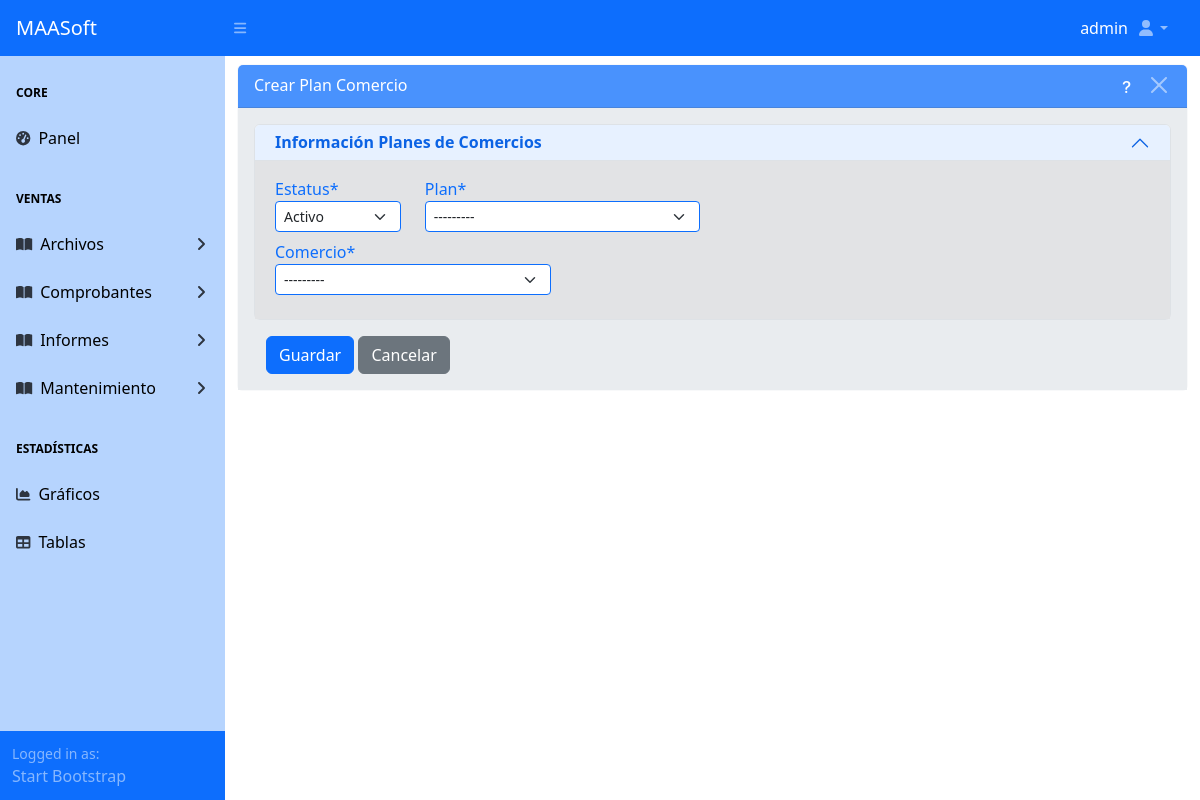
Screenshot of /maestros/plancomercio/nueva/ (signed in) with the database file from the repository.
### apps/usuarios/models.py (models this page shows)
class User(AbstractUser):
  email = models.EmailField("Correo electrónico")
  email_alt = models.EmailField("Correo alternativo", max_length=50,
                               null=True, blank=True)
  telefono = models.CharField("Teléfono", max_length=9,
                             null=True, blank=True)
  iniciales = models.CharField("Iniciales", max_length=3,
                             null=True, blank=True)
  jerarquia = models.CharField("Jerarquía", max_length=1,
                             null=True, blank=True)
  vendedor = models.BooleanField(default=False, null=True, blank=True)

### apps/maestros/models/base_models.py (models this page shows)
class Plan(ModeloBaseGenerico):
    id_plan = models.AutoField(primary_key=True)
    estatus_plan = models.BooleanField("Estatus", db_column="estatus",
                                       default=True, choices=ESTATUS_GEN)
    nombre_plan = models.CharField("Nombre", max_length=30, db_column="nombre")
    cuotas_plan = models.IntegerField("Cuotas*", db_column="cuotas")
    interes_plan = models.DecimalField("Interes(%)", db_column="interes", max_digits=5, decimal_places=2,
								validators=[MinValueValidator(0),
											MaxValueValidator(100.00)])
    costo_financiero_plan = models.DecimalField("Costo Financiero(%)", db_column="costo_financiero", max_digits=5, decimal_places=2,
								validators=[MinValueValidator(0),
											MaxValueValidator(100.00)])
    vencimiento_plan = models.DateField(db_column="vencimiento")
    def __str__(self):
        return self.nombre_plan
    class Meta:
        db_table = 'plan'
        verbose_name = ('Plan de Financiacion')
        verbose_name_plural = ('Planes de Financiacion')
        ordering = ['nombre_plan']

### apps/maestros/models/comercio_models.py (models this page shows)
class Comercio(ModeloBaseGenerico):
    id_comercio = models.AutoField(primary_key=True)
    estatus_comercio = models.BooleanField("Estatus*", db_column="estatus", default=True, choices=ESTATUS_GEN)
    codigo_comercio = models.IntegerField("Codigo*", db_column="codigo")
    pin = models.IntegerField()
    razon_social_comercio = models.CharField("Razon Social*", db_column="razon_social", max_length=40)
    nombre_titular = models.CharField("Titular*", db_column="titular", max_length=40)
    domicilio_comercio = models.CharField("Domicilio", db_column="domicilio", max_length=40)
    id_localidad_comercio = models.ForeignKey(Localidad, on_delete=models.PROTECT,
                                              verbose_name="Localidad*", db_column="id_localidad")
    id_provincia_comercio = models.ForeignKey(Provincia, on_delete=models.PROTECT,
                                              verbose_name="Provincia*", db_column="id_provincia")
    telefono_comercio = models.CharField("Telefono", db_column="telefono", max_length=15, blank=True)
    telefono2_comercio = models.CharField("Telefono 2", db_column="telefono2", max_length=15, blank=True)
    movil_comercio = models.CharField("Movil", db_column="movil", max_length=15, blank=True)
    mail_comercio = models.EmailField("eMail", db_column="mail", max_length=50, blank=True)
    id_actividad = models.ForeignKey(Actividad, on_delete=models.PROTECT,
                                     verbose_name="Actividad*")
    id_sucursal_comercio = models.ForeignKey(Sucursal, on_delete=models.PROTECT,
                                             verbose_name="Sucursal*", db_column="id_sucursal")
    codigo_socio = models.IntegerField("Codigo Socio", default=0)
    id_iva_comercio = models.ForeignKey(TipoIva, on_delete=models.PROTECT,
                                        verbose_name="IVA*", db_column="id_iva")
    cuit_comercio = models.DecimalField("CUIT*", db_column="cuit", max_digits=11, decimal_places=0)
    ingreso_bruto = models.CharField("Ingresos Brutos", max_length=15, blank=True)
    monto_fijo = models.BooleanField("Monto Fijo", blank=True)
    estacion_servicio = models.BooleanField("Estacion de servicios", blank=True)
    debito_credito = models.BooleanField("Debito/Credito", blank=True)
    acreditar_cuenta = models.BooleanField("Acredita en Cuenta", blank=True)
    exento_ganancias = models.BooleanField("Exento Ganancias", blank=True)
    mensaje = models.CharField("Mensaje", max_length=120, blank=True)
    leido = models.BooleanField("Leido", blank=True)
    porcentaje_consumo = models.DecimalField("Cosumo(%)", db_column="consumo", max_digits=5, decimal_places=2,
								validators=[MinValueValidator(0),
											MaxValueValidator(100.00)])
    porcentaje_retencion_ib = models.DecimalField("Rentecion IIBB(%)", db_column="retencion_ib", max_digits=5, decimal_places=2,
								validators=[MinValueValidator(0),
											MaxValueValidator(100.00)])
    def __str__(self):
        return self.razon_social_comercio
    class Meta:
        db_table = 'comercio'
        verbose_name = ('Comercio')
        verbose_name_plural = ('Comercios')
        ordering = ['razon_social_comercio']

### apps/maestros/views/plan_comercio_views.py (the view)
# urls.py: path('plancomercio/nueva/', PlanComercioCreateView.as_view(), name='plan_comercio_create'),
class PlanComercioCreateView(MaestroCreateView):
	model = ConfigViews.model
	list_view_name = ConfigViews.list_view_name
	form_class = ConfigViews.form_class
	template_name = ConfigViews.template_form
	success_url = ConfigViews.success_url
	permission_required = ConfigViews.permission_add
	extra_context = {
		"accion": f"Crear {ConfigViews.model._meta.verbose_name}",
		"list_view_name" : ConfigViews.list_view_name
	}

### apps/maestros/forms/plan_comercio_forms.py
class PlanComercioForm(CrudGenericForm):
	class Meta:
		model = PlanComercio
		fields = '__all__'
		widgets = {
			'estatus_plan_comercio':
				forms.Select(attrs={**formclassselect}),
			'id_plan':
				forms.Select(attrs={**formclassselect}),
			'id_comercio':
				forms.Select(attrs={**formclassselect}),
		}

### apps/maestros/views/cruds_views_generics.py (called while the page is built)
def obtener_requerimientos_modelo(modelo):
	requerimientos = {}
	for field in modelo._meta.fields:
		exclud_fields = ['usuario', 'estacion', 'fcontrol']
		field_info = []
		if not field.primary_key and field.name not in exclud_fields:
			if not field.blank:
				field_info.append("Este campo es obligatorio")
			if hasattr(field, "max_length") and field.max_length is not None:
				field_info.append(f"Debe tener un máximo de {field.max_length} caracteres")
			if field.unique:
				field_info.append("Debe ser único")
			requerimientos[field.verbose_name] = field_info
	return requerimientos

	def get_context_data(self, **kwargs):
		context = super().get_context_data(**kwargs)
		if 'data_has_errors' not in context:
			context['data_has_errors'] = False
		if 'form' not in context:
			context['form'] = self.get_form()
		context['requerimientos'] = obtener_requerimientos_modelo(self.model)
		return context

### apps/maestros/templates/maestros/plan_comercio_form.html (shortened to what this page needs)
{% extends 'maestro_form.html' %}
{% load static %}
{% block maincomponent %}
	{% block principalcomponent %}
		<div id="layoutSidenav_content">
			<main>
				<div class="container-fluid">
					<div class="card border-light mb-3 mt-2">
						<div class="card-header text-white bg-primary opacity-75 d-flex
									justify-content-between">
							{{ accion }}
							<div class="flex align-items-center">
								<a
									class="me-2 text-white"
									data-bs-toggle="modal"
									data-bs-target="#helpModal"
									style="cursor: pointer;">
									<i class="bi bi-question-lg"></i></a>
								<button type="button" class="btn-close btn-close-white"
									aria-label="Close"
									onclick="window.location.href='{% url list_view_name %}'">
								</button>
							</div>
						</div>
						<div class="card-body bg-body-secondary">
							<form method="post" enctype="multipart/form-data" novalidate>
								<div class="accordion" id="accordionPanelsStayOpenExample">
									<div class="accordion-item">
										<h2 class="accordion-header">
											<button
												class="accordion-button py-2 "
												type="button"
												data-bs-toggle="collapse"
												data-bs-target="#Información_Planes_de_Comercios"
												aria-expanded="true"
												aria-controls="Información_Planes_de_Comercios">
												<strong>Información Planes de Comercios</strong>
											</button>
										</h2>
										<div class="accordion-collapse collapse show"
											id="Información_Planes_de_Comercios">
											<div class="accordion-body bg-secondary-subtle">
												<div class="row">
													<div class="col-md-2">
														<label class="form-label text-primary mb-0">
															{{ form.estatus_plan_comercio.label }}
														</label>
														{{ form.estatus_plan_comercio }}
													</div>
													<div class="col-md-4">
														<label class="form-label text-primary mb-0">
															{{ form.id_plan.label }}
														</label>
														{{ form.id_plan }}
													</div>
												</div>
												<div class="row">
													<div class="col-md-4">
														<label class="form-label text-primary mb-0">
															{{ form.id_comercio.label }}
														</label>
														{{ form.id_comercio }}
													</div>
												</div>
											</div>
										</div>
									</div>
								</div>
								<div class="container mt-3">
									<button class="btn btn-primary" type="submit" id="guardarBtn">
										Guardar
									</button>
									<a class="btn btn-secondary" href="{% url list_view_name %}">
										Cancelar
									</a>
								</div>
							</form>
						</div>
					</div>
				</div>
			</main>
		</div>
	{% endblock principalcomponent %}
{% endblock maincomponent %}

### templates/top_nav.html (shortened to what this page needs)
<nav class="sb-topnav navbar navbar-expand navbar-dark bg-primary">
	<a class="navbar-brand ps-3" href="{% url 'home' %}">MAASoft</a>
	<button class="btn btn-link btn-sm order-1 order-lg-0 me-4 me-lg-0" id="sidebarToggle" href="#!"><i class="fas fa-bars"></i></button>
	<div class="col-auto align-self-center text-white">
		{% if user.is_authenticated %}
			{% if user.first_name%}
				{{user.first_name}} {{user.last_name}}
			{% else %}
				{{ user }}
			{% endif %}
		{% endif %}
	</div>
	<ul class="navbar-nav ms-auto ms-md-0 me-3 me-lg-4">
		<li class="nav-item dropdown">
			<a class="nav-link dropdown-toggle" id="navbarDropdown" href="#" role="button" data-bs-toggle="dropdown" aria-expanded="false"><i class="fas fa-user fa-fw"></i></a>
		</li>
	</ul>
</nav>

### rows the page displays
User: username "admin"
Plan: id_plan "---------"
Comercio: id_comercio "---------"

### other values shown
{{ accion }} "Crear Plan Comercio"
